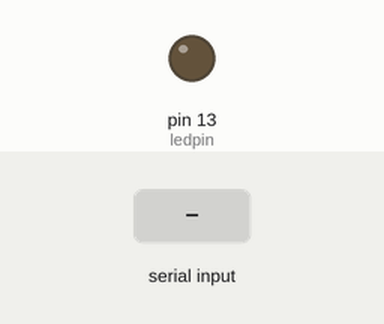
This sketch was run on a simulated Arduino Uno, built with avr-gcc and run on an emulated ATmega328P. Parts: output pins drawn as LEDs (lit = HIGH). Inputs (shaded band) come from the test bench.

Above: at 1.2 s.
1.3 s: "1" received over the second serial link
At 2.2 s:
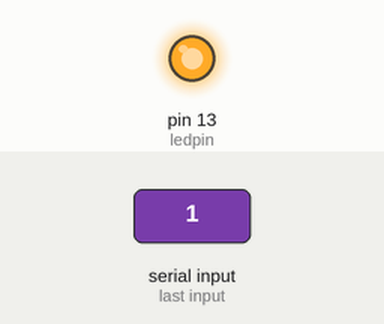
2.8 s: "0" received over the second serial link
At 4.1 s:
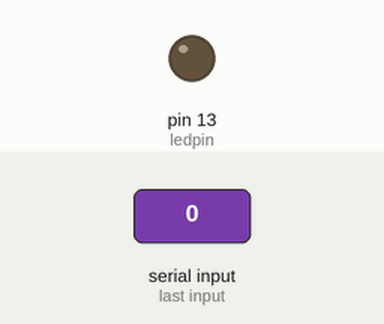
Timing chart, 0 to 5.8 s (numbered marks = the images above; inputs shaded):
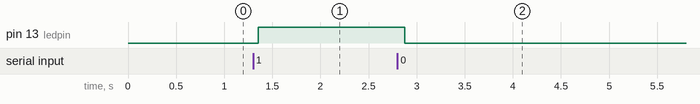

The sketch:

BlueToothExample.ino
```cpp
//http://playground.arduino.cc/Learning/Tutorial01
//http://www.instructables.com/id/Arduino-AND-Bluetooth-HC-05-Connecting-easily/step3/
//http://www.instructables.com/id/Arduino-AND-Bluetooth-HC-05-Connecting-easily/step5/

// This program shown how to control arduino from PC Via Bluetooth
// arduino>>bluetooth
// D11   >>>  Rx
// D10   >>>  Tx

// you will need arduino 1.0.1 or higher to run this sketch

//#################### Note set blue tooth VCC as 5V & ground near 13 ############################

#include <SoftwareSerial.h>// import the serial library

SoftwareSerial _blueTooth(10, 11); // RX, TX
int ledpin=13; // led on D13 will show blink on / off
int BluetoothData; // the data given from Computer

void setup() {
  // put your setup code here, to run once:
  _blueTooth.begin(9600);
  _blueTooth.println("Hello Bluetooth On please press 1 or 0 blink LED ..");
  pinMode(ledpin,OUTPUT);
}

void loop() {
  // put your main code here, to run repeatedly:
   if (_blueTooth.available()){
BluetoothData=_blueTooth.read();
   if(BluetoothData=='1'){   // if number 1 pressed ....
   digitalWrite(ledpin,1);
   _blueTooth.println("LED  On D13 ON ! ");
   }
  if (BluetoothData=='0'){// if number 0 pressed ....
  digitalWrite(ledpin,0);
   _blueTooth.println("LED  On D13 Off ! ");
  }
}
delay(100);// prepare for next data ...
}
```

Measured:
- after the input at 1.3 s, pin 13 (ledpin): LOW → HIGH after 0.06 s
- after the input at 2.8 s, pin 13 (ledpin): HIGH → LOW after 0.08 s
